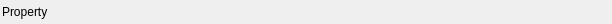
<?xml version="1.0" encoding="UTF-8"?>
<ui version="4.0">
 <class>LinkedPathCreationWidget</class>
 <widget class="QFrame" name="LinkedPathCreationWidget">
  <property name="geometry">
   <rect>
    <x>0</x>
    <y>0</y>
    <width>612</width>
    <height>24</height>
   </rect>
  </property>
  <layout class="QHBoxLayout" name="horizontalLayout_2">
   <property name="leftMargin">
    <number>2</number>
   </property>
   <property name="topMargin">
    <number>2</number>
   </property>
   <property name="rightMargin">
    <number>2</number>
   </property>
   <property name="bottomMargin">
    <number>2</number>
   </property>
   <item>
    <widget class="QLabel" name="label">
     <property name="text">
      <string>Property</string>
     </property>
    </widget>
   </item>
   <item>
    <widget class="DataArrayPathDisplay" name="dataPathDisplay" native="true">
     <property name="sizePolicy">
      <sizepolicy hsizetype="Preferred" vsizetype="Preferred">
       <horstretch>0</horstretch>
       <verstretch>0</verstretch>
      </sizepolicy>
     </property>
    </widget>
   </item>
   <item>
    <widget class="QtSStringEdit" name="stringEdit" native="true">
     <property name="sizePolicy">
      <sizepolicy hsizetype="Expanding" vsizetype="Preferred">
       <horstretch>0</horstretch>
       <verstretch>0</verstretch>
      </sizepolicy>
     </property>
    </widget>
   </item>
   <item>
    <spacer name="horizontalSpacer">
     <property name="orientation">
      <enum>Qt::Horizontal</enum>
     </property>
     <property name="sizeHint" stdset="0">
      <size>
       <width>40</width>
       <height>20</height>
      </size>
     </property>
    </spacer>
   </item>
  </layout>
 </widget>
 <customwidgets>
  <customwidget>
   <class>QtSStringEdit</class>
   <extends>QWidget</extends>
   <header>QtSStringEdit.h</header>
   <container>1</container>
  </customwidget>
  <customwidget>
   <class>DataArrayPathDisplay</class>
   <extends>QWidget</extends>
   <header>DataArrayPathDisplay.h</header>
   <container>1</container>
  </customwidget>
 </customwidgets>
 <resources>
  <include location="../../../../Resources/SIMPL.qrc"/>
 </resources>
 <connections/>
</ui>
